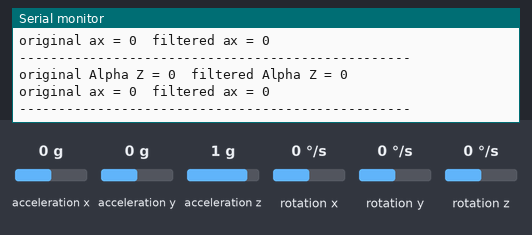
Recording of a sketch running on a simulated Arduino Uno, built with avr-gcc and run on an emulated ATmega328P. Shown: the last lines printed to the serial monitor. Inputs (shaded band) come from the test bench; at power-on: acceleration x 0 g, rotation z 0 °/s, acceleration y 0 g, acceleration z 1 g, rotation x 0 °/s, rotation y 0 °/s.

Above: at 1.2 s.
1.3 s: acceleration x set to 0.8 g
At 1.35 s:
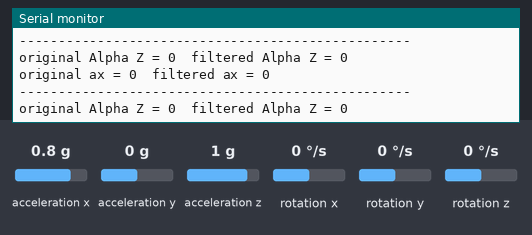
4.3 s: rotation z set to -192 °/s
At 4.48 s:
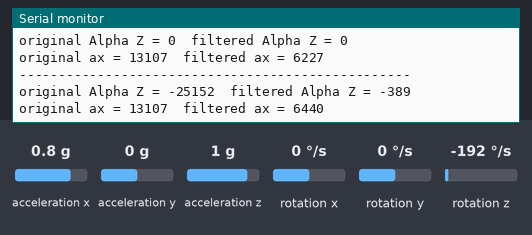
7.3 s: acceleration x set to -0.8 g
At 7.33 s:
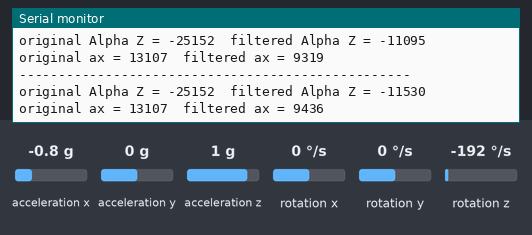
10.3 s: acceleration x set to 0 g
At 10.31 s:
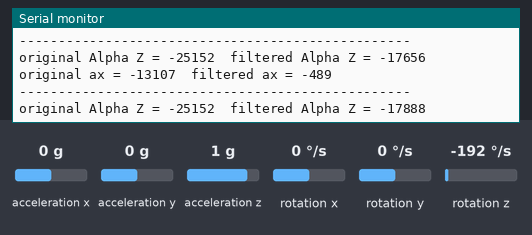
13.3 s: rotation z set to 100 °/s
At 13.3 s:
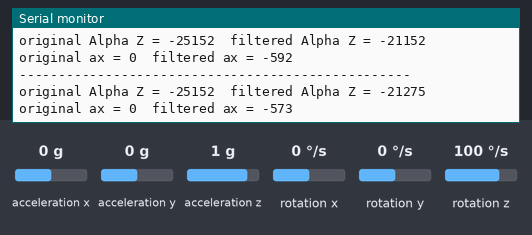
16.3 s: rotation z set to 0 °/s
At 16.3 s:
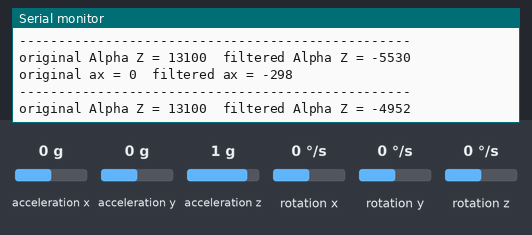
Timing chart, 0 to 19.3 s (numbered marks = the images above; inputs shaded):
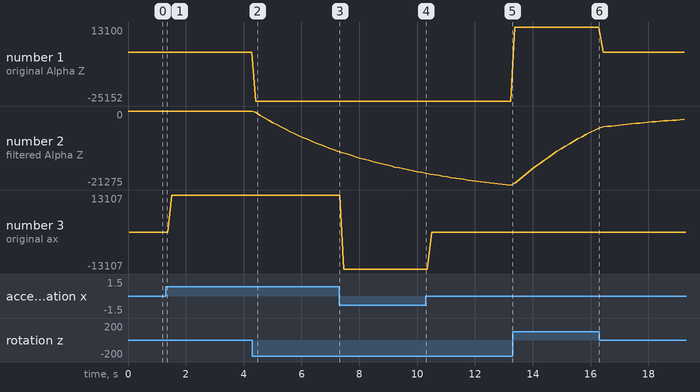

Measured:
- after the input at 4.3 s, the serial monitor: prints a new line after 0.11 s (image 2)
- plotted number 1: 0 → -25152 after the input at 4.3 s
- plotted number 2: 0 → -11530 after the input at 4.3 s
- plotted number 3: 0 → 13107 after the input at 1.3 s

The sketch:

Mpu6050.ino
```cpp
#include <Wire.h>
#include <MPU6050.h>

MPU6050 mpu;

// variables for low pass filter

int16_t prev_accele_orginal[] = {0,0,0,0,0,0};
int16_t prev_accele_filtered[] = {0,0,0,0,0,0};

void setup() {
  Serial.begin(9600);
  Wire.begin();
  mpu.initialize();
}

void loop() {
  int16_t accele_original[] = {0,0,0,0,0,0}; // ax, ay, az, gx, gy, gz
  mpu.getMotion6(&accele_original[0], &accele_original[1], &accele_original[2], &accele_original[3], &accele_original[4], &accele_original[5]);

  // low pass filter
  int16_t accele_filtered[] = {0,0,0,0,0,0};

  for(int i = 0; i < 6; i++){
    accele_filtered[i] = 0.969 * prev_accele_filtered[i] + 0.0155 * accele_original[i] + 0.0155 * prev_accele_orginal[i];

    // update previous values
    prev_accele_orginal[i] = accele_original[i];
    prev_accele_filtered[i] = accele_filtered[i];
  }

  // print values

  // print gz values
  Serial.print("original Alpha Z = "); Serial.print(accele_original[5]);
  Serial.print("\t");
  Serial.print("filtered Alpha Z = "); Serial.print(accele_filtered[5]);
  Serial.println();
  // print ax values
  Serial.print("original ax = "); Serial.print(accele_original[0]);
  Serial.print("\t");
  Serial.print("filtered ax = "); Serial.print(accele_filtered[0]);
  Serial.println();
  // draw seperation line
  Serial.println("--------------------------------------------------");

}
```
